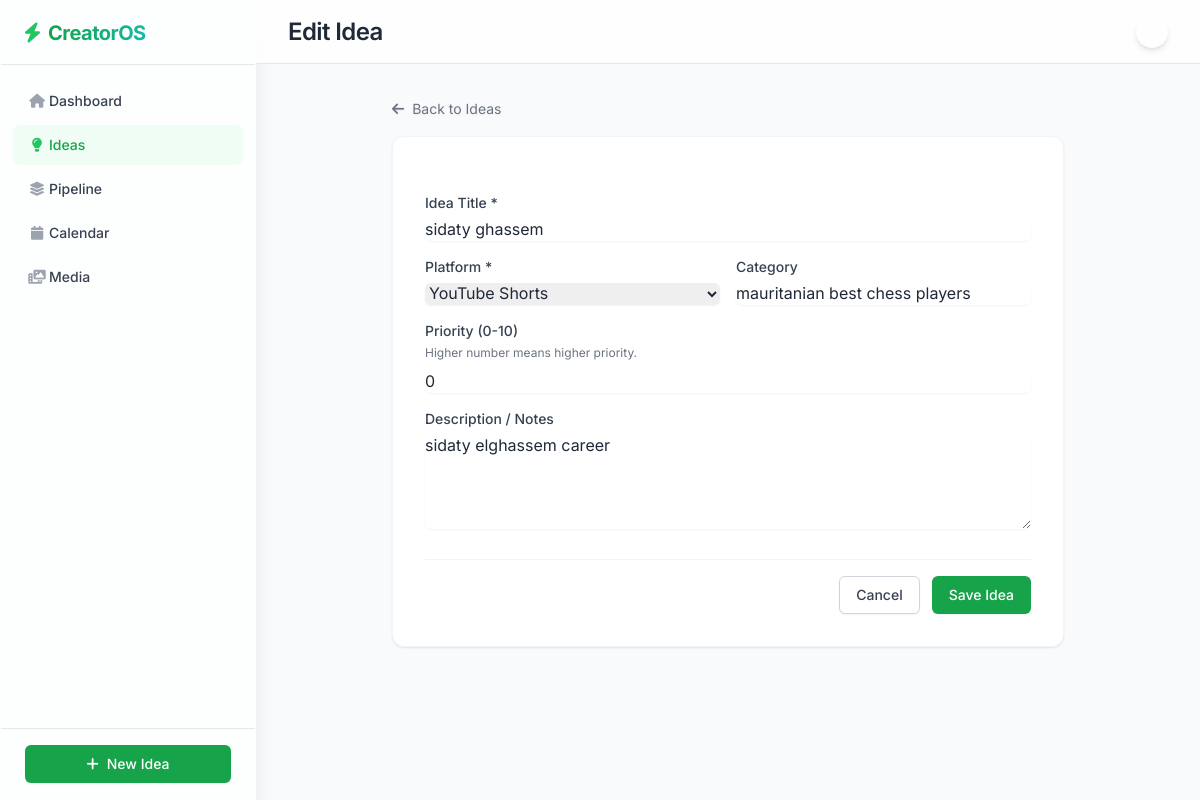
The app's page /ideas/2/edit/ with its own data.
### content/models.py (models this page shows, shortened)
class Idea(models.Model):
    PLATFORM_CHOICES = [
        ('TikTok', 'TikTok'),
        ('YouTube Shorts', 'YouTube Shorts'),
        ('Instagram Reels', 'Instagram Reels'),
        ('Facebook', 'Facebook'),
    ]
    title = models.CharField(max_length=200)
    description = models.TextField(blank=True)
    category = models.CharField(max_length=100, blank=True)
    platform = models.CharField(max_length=50, choices=PLATFORM_CHOICES)
    priority = models.IntegerField(default=0, help_text="Higher number = higher priority")
    created_at = models.DateTimeField(default=timezone.now)

### content/views.py (the view)
# urls.py: path('ideas/<int:pk>/edit/', views.idea_edit, name='idea_edit'),
def idea_edit(request, pk):
    idea = get_object_or_404(Idea, pk=pk)
    if request.method == 'POST':
        form = IdeaForm(request.POST, instance=idea)
        if form.is_valid():
            form.save()
            return redirect('idea_list')
    else:
        form = IdeaForm(instance=idea)
    return render(request, 'content/idea_form.html', {'form': form, 'title': 'Edit Idea'})

### content/forms.py
class IdeaForm(forms.ModelForm):
    class Meta:
        model = Idea
        fields = ['title', 'description', 'category', 'platform', 'priority']
        widgets = {
            'title': forms.TextInput(attrs={'class': 'form-input w-full rounded-md border-gray-300 shadow-sm focus:border-indigo-500 focus:ring-indigo-500'}),
            'description': forms.Textarea(attrs={'class': 'form-input w-full rounded-md border-gray-300 shadow-sm focus:border-indigo-500 focus:ring-indigo-500', 'rows': 4}),
            'category': forms.TextInput(attrs={'class': 'form-input w-full rounded-md border-gray-300 shadow-sm focus:border-indigo-500 focus:ring-indigo-500'}),
            'platform': forms.Select(attrs={'class': 'form-select w-full rounded-md border-gray-300 shadow-sm focus:border-indigo-500 focus:ring-indigo-500'}),
            'priority': forms.NumberInput(attrs={'class': 'form-input w-full rounded-md border-gray-300 shadow-sm focus:border-indigo-500 focus:ring-indigo-500'}),
        }

### templates/content/idea_form.html (shortened to what this page needs)
{% extends 'base.html' %}
{% block header_title %}{{ title }}{% endblock %}
{% block content %}
<div class="max-w-2xl mx-auto">
    <div class="mb-4">
        <a href="{% url 'idea_list' %}" class="text-sm text-gray-500 hover:text-gray-700 transition-colors">
            <i class="fa-solid fa-arrow-left mr-1"></i> Back to Ideas
        </a>
    </div>
    <div class="bg-white rounded-xl shadow-sm border border-gray-100 p-8">
        <form method="post" class="space-y-6">
            <div class="space-y-4">
                <div>
                    <label for="{{ form.title.id_for_label }}" class="block text-sm font-medium text-gray-700 mb-1">Idea Title *</label>
                    {{ form.title }}
                </div>
                <div class="grid grid-cols-1 md:grid-cols-2 gap-4">
                    <div>
                        <label for="{{ form.platform.id_for_label }}" class="block text-sm font-medium text-gray-700 mb-1">Platform *</label>
                        {{ form.platform }}
                    </div>
                    <div>
                        <label for="{{ form.category.id_for_label }}" class="block text-sm font-medium text-gray-700 mb-1">Category</label>
                        {{ form.category }}
                    </div>
                </div>
                <div>
                    <label for="{{ form.priority.id_for_label }}" class="block text-sm font-medium text-gray-700 mb-1">Priority (0-10)</label>
                    <p class="text-xs text-gray-500 mb-2">Higher number means higher priority.</p>
                    {{ form.priority }}
                </div>
                <div>
                    <label for="{{ form.description.id_for_label }}" class="block text-sm font-medium text-gray-700 mb-1">Description / Notes</label>
                    {{ form.description }}
                </div>
            </div>
            <div class="pt-4 border-t border-gray-100 flex justify-end space-x-3">
                <a href="{% url 'idea_list' %}" class="px-4 py-2 border border-gray-300 rounded-md shadow-sm text-sm font-medium text-gray-700 bg-white hover:bg-gray-50 focus:outline-none focus:ring-2 focus:ring-offset-2 focus:ring-brand-500">
                    Cancel
                </a>
                <button type="submit" class="px-4 py-2 border border-transparent rounded-md shadow-sm text-sm font-medium text-white bg-brand-600 hover:bg-brand-700 focus:outline-none focus:ring-2 focus:ring-offset-2 focus:ring-brand-500">
                    Save Idea
                </button>
            </div>
        </form>
    </div>
</div>
{% endblock %}

### templates/base.html (style rules this page uses)
body { background-color: #f8fafc; }

### records on screen
Idea: title "sidaty ghassem", platform "YouTube Shorts", category "mauritanian best chess players", priority "0", description "sidaty elghassem career"

### other values on screen
{{ title }} "Edit Idea"
